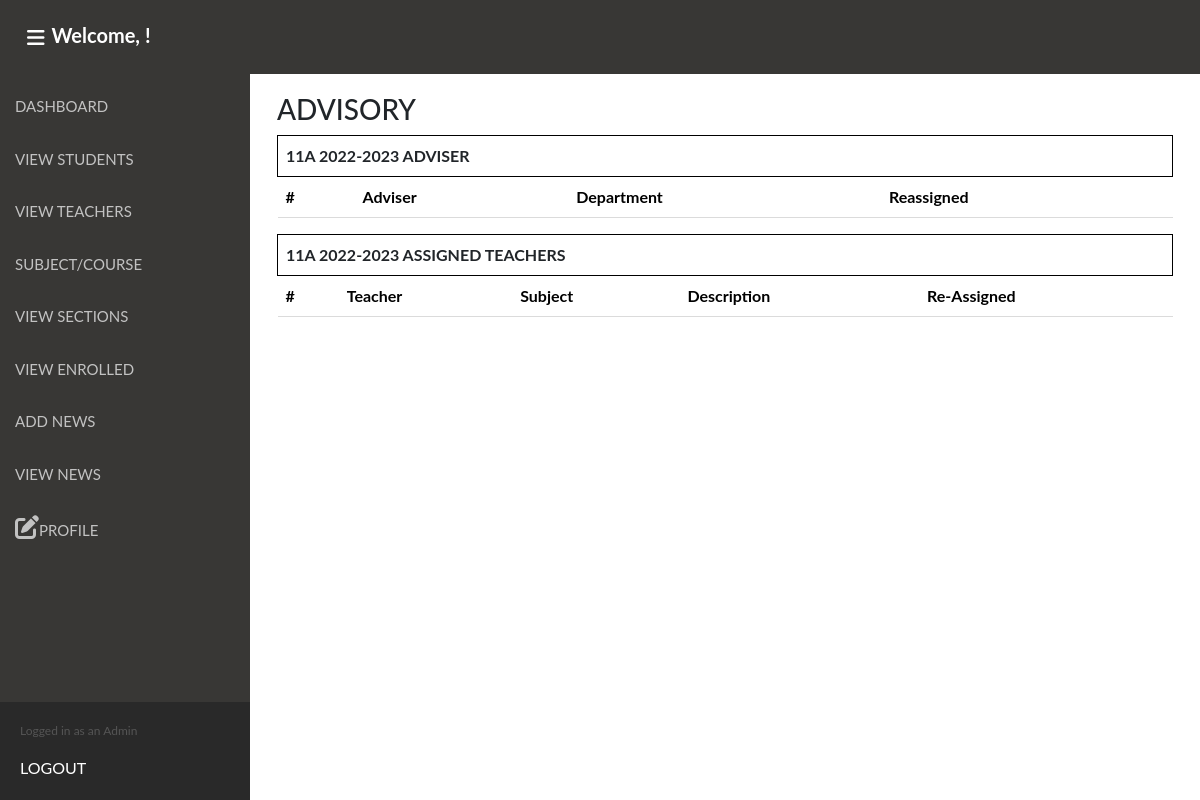
The app's page /admin/sectionData/viewAssigned.php?section_id=1 with its own data.
### tables this page shows
CREATE TABLE `section` (
  `section_id` int(11) NOT NULL,
  `schoolyear` varchar(50) NOT NULL,
  `grade_year` varchar(50) NOT NULL,
  `section` varchar(50) NOT NULL,
  `section_course` varchar(50) NOT NULL,
  `yearsection` varchar(50) NOT NULL,
  `start_date` datetime NOT NULL,
  `end_date` datetime NOT NULL,
  `student_qty` int(50) NOT NULL,
  `max_qty` int(50) NOT NULL,
  `adviser` varchar(50) NOT NULL,
  `section_status` varchar(50) NOT NULL,
  `assign_status` varchar(50) NOT NULL
);

### admin/sectionData/viewAssigned.php (the view, shortened to what this page needs)
<?Php
require_once('../../includes/connect.php');
$getSection_id=$_GET['section_id'];
$section=mysqli_fetch_assoc(mysqli_query($conn,"SELECT * FROM section WHERE section_id='$getSection_id'"));
?>
<!DOCTYPE html>
    <html>
    <head>
    <link rel="stylesheet" href="../../css/styles.css">
    <link href="https://cdnjs.cloudflare.com/ajax/libs/toastr.js/2.0.1/css/toastr.css" rel="stylesheet"/>
</head>
<body>
<?Php require_once('../../includes/navbar.php') ?>
<?Php require_once('reassignedteacher.php') ?>
<div class="wrap"id="wrap">
<div class="container mt-5">
<div class="col-sm-12">
<h3>ADVISORY</h3>
            <table class="table">
                <tr>
                    <th colspan=4><?php echo $section['grade_year'].$section['section'].' '.$section['schoolyear'].' '?>ADVISER</th>
                </tr>
                <tr>
                    <td><b>#</b></td>
                    <td><b>Adviser</b></td>
                    <td><b>Department</b></td>
                    <td><b>Reassigned</b></td>
                </tr>
            </table>
            <table class="table">
                <tr>
                    <th colspan=5><?php echo $section['grade_year'].$section['section'].' '.$section['schoolyear'].' '?>ASSIGNED TEACHERS</th>
                </tr>
                <tr>
                    <td><b>#</b></td>
                    <td><b>Teacher</b></td>
                    <td><b>Subject</b></td>
                    <td><b>Description</b></td>
                    <td><b>Re-Assigned</b></td>
                </tr>
            </table>
    </div>
    </div>
</div>
</body>
</html>

### css/styles.css (style rules this page uses)
body { margin:0; font-family: "Lato", sans-serif; }
* { box-sizing: border-box; }
.usertableStyle tr, td { color:#000; padding:10px; border-bottom:1px solid #dbdbdb; border-collapse:collapse; }
.wrap { margin:0 auto; padding:15px; transition:0.3s; position:relative; top:30px; margin-left:250px; }
.teacherwrapper tr td,th { border:1px solid #000; padding:5px 5px 5px 20px; }

### records on screen
section: grade_year "11", section "A", schoolyear "2022-2023"
